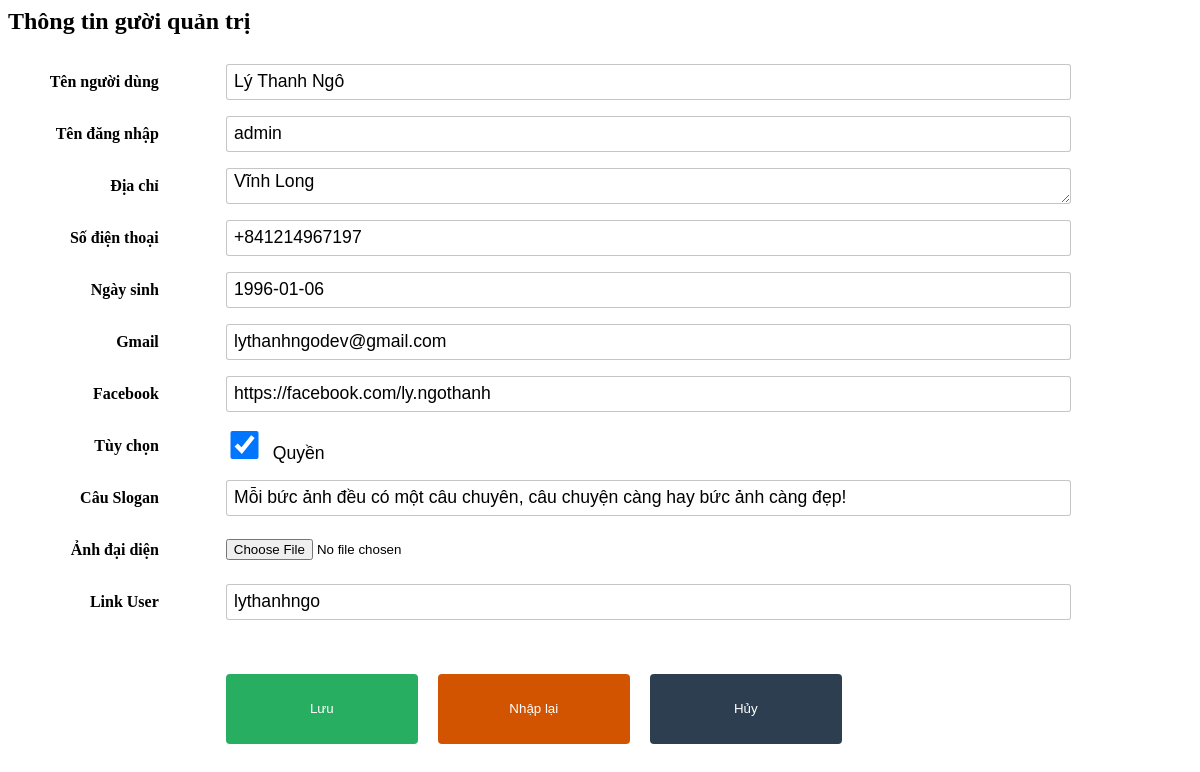
Page /admin/sua-teamadmin.php?idadmin=1 on the committed database.
### tables this page shows
CREATE TABLE `tbluser` (
  `iduser` int(10) NOT NULL,
  `tendn` varchar(200) NOT NULL,
  `matkhau` varchar(200) NOT NULL,
  `tennd` varchar(200) NOT NULL,
  `diachi` varchar(200) NOT NULL,
  `sdt` varchar(20) NOT NULL,
  `gmail` varchar(200) NOT NULL,
  `facebook` varchar(200) NOT NULL,
  `quyen` bit(1) NOT NULL,
  `ngaysinh` date NOT NULL,
  `gioitinh` varchar(4) NOT NULL,
  `thumbus` varchar(200) NOT NULL,
  `slogan` varchar(200) NOT NULL,
  `linkuser` varchar(100) NOT NULL,
  `admin` int(10) NOT NULL
);

### admin/ketnoi.php (called while the page is built, shortened)
<?php
	class ketnoi{
		function get_one_user($iduser){
			$lenh = "SELECT * FROM `tbluser` where iduser=$iduser";
			$kq = mysql_query($lenh);
			return $kq;
		}
	}
?>

### admin/sua-teamadmin.php (the view, shortened to what this page needs)
<head>
<link rel="stylesheet" type="text/css" href="../css/animate.css">
</head>
<?php
	require_once("ketnoi.php");
	$iduser = $_GET["idadmin"];
	settype($iduser,"int");
	$kn = new ketnoi();
	$kq = $kn->get_one_user($iduser);
	$row = mysql_fetch_array($kq);
	$tendn = $row["tendn"];
	$tennd = $row["tennd"];
	$diachi = $row["diachi"];
	$sdt = $row["sdt"];
	$gmail = $row["gmail"];
	$facebook = $row["facebook"];
	$quyen = $row["quyen"];
	$ngaysinh = $row["ngaysinh"];
	$slogan = $row["slogan"];
	$linkuser = $row["linkuser"];
?>
<div id="tieu-de-chinh" class="animated fadeInDown"><h2>Thông tin gười quản trị</h2></div>
<div id="thong-tin-bai-viet">
	<form action="teamadmin.php" method="post" id="" name="form-sua" class="chinh-sua">
	<table>
    	<tr class="animated slideInUp">
        	<th>Tên người dùng</th>
            <td><input type="text" value="<?php echo $tennd; ?>" name="tennd" id="tnd" class="o-text"></td>
        </tr>
        <tr class="animated slideInUp">
        	<th>Tên đăng nhập</th>
            <td><input type="text" value="<?php echo $tendn; ?>" name="tendn" id="tdn" class="o-text"></td>
        </tr>
        <tr class="animated slideInUp">
        	<th>Địa chỉ</th>
            <td><textarea type="text" value="" name="diachi" id="dc" class="o-text" rows="3"><?php echo $diachi; ?></textarea></td>
        </tr>
        <tr class="animated slideInUp">
        	<th>Số điện thoại</th>
            <td><input type="text" value="<?php echo $sdt; ?>" name="sdt" id="sdtt" class="o-text"></td>
        </tr>
        <tr class="animated slideInUp">
        	<th>Ngày sinh</th>
            <td><input type="datetime" value="<?php echo $ngaysinh; ?>" name="ngaysinh" id="ns" class="o-text"></td>
        </tr>
        <tr class="animated slideInUp">
        	<th>Gmail</th>
            <td><input type="text" value="<?php echo $gmail; ?>" name="gmail" id="gm" class="o-text"></td>
        </tr>
        <tr class="animated slideInUp">
        	<th>Facebook</th>
            <td><input type="text" value="<?php echo $facebook; ?>" name="facebook" id="fb" class="o-text"></td>
        </tr>
        <tr class="animated slideInUp">
        	<th>Tùy chọn</th>
            <td>
            	<input type="checkbox" name="quyen" id="q" class="o-check" <?php if($quyen==1) echo "checked" ?>>&nbsp;<span class="chu">Quyền</span>
            </td>
        </tr>
        <tr class="animated slideInUp">
        	<th>Câu Slogan</th>
            <td><input type="text" name="slogan" id="slg" class="o-text" value="<?php echo $slogan ?>" ></td>
        </tr>
        <tr class="animated slideInUp">
        	<th>Ảnh đại diện</th>
            <td><input type="file" name="thumbus" accept="image/*" value=""></td>
        </tr>
        <tr>
        	<th>Link User</th>
            <td><input type="text" name="linkuser" id="lus" class="o-text" value="<?php echo $linkuser ?>" ></td>
        </tr>
        <tr id="nut">
        	<th></th>
            <td><input type="submit" class="subsub xanhsub" value="Lưu">&nbsp;<input type="reset" class="subsub camsub" value="Nhập lại">&nbsp;<input type="button" class="subsub xamsub" value="Hủy"></td>
        </tr>
    </table>
    </form>
</div>

### admin/sua-teamadmin.php (style rules this page uses)
#thong-tin-bai-viet { width:90%; margin:0 auto; margin-right:8rem; }
th { width:16em; height:50px; text-align:right; padding-right:4rem; }
.o-text { width:48em; height:36px; border-radius:3px; border-style:hidden; border:1px solid rgba(33,33,33,0.26); padding-left: 0.45rem; font-family:Arial; font-size:110%; }
.o-check { width:1.8rem; height:1.8rem; }
.chu { padding-left: 0.45rem; font-size:110%; font-family:Arial; }
.subsub { height:4.4rem; width:12rem; margin-right:1rem; border-radius:4px; border-style:hidden; color:#fff; }
.xanhsub { background:#27ae60; }
.camsub { background:#d35400; }
.xamsub { background:#2c3e50; }
#nut { margin-top:1rem; margin-bottom:1rem; height:10rem; }

### rows in the picture
tbluser: tennd "Lý Thanh Ngô", tendn "admin", diachi "Vĩnh Long", sdt "+841214967197", ngaysinh "1996-01-06", gmail "lythanhngodev@gmail.com", facebook "https://facebook.com/ly.ngothanh", quyen "☑", slogan "Mỗi bức ảnh đều có một câu chuyên, câu chuyện càng hay bức ảnh càng đẹp!", linkuser "lythanhngo"
